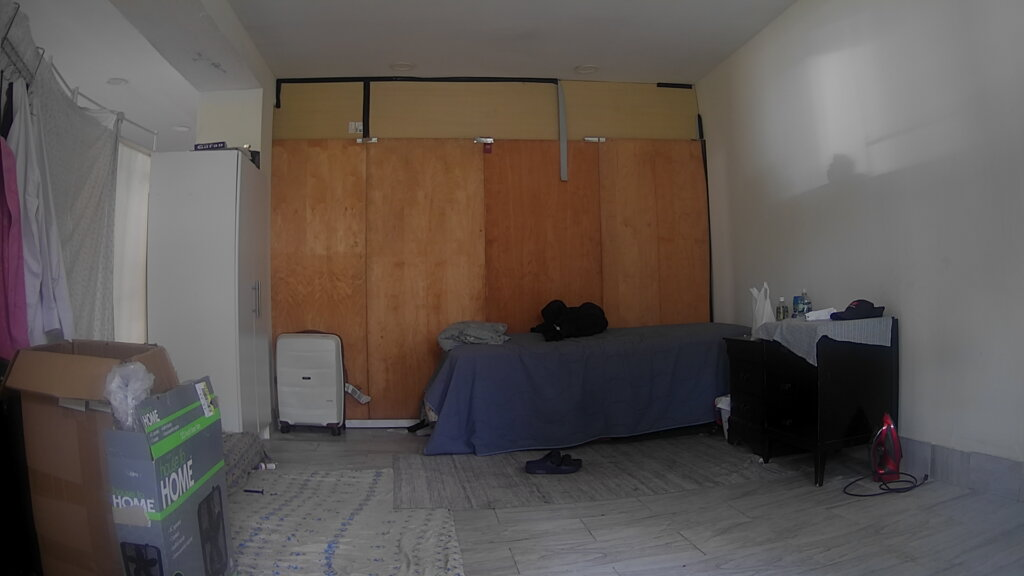
#> input picture 2025-06-26-135736.jpg, 1024 x 576 px
$ jupyter execute feature_detection_and_matching.ipynb
#> lines starting #> are read from the running program, lines starting #| are printed output that depends on the picture
[cell 1]
import cv2
import numpy as np
import matplotlib.pyplot as plt
import time

[cell 2]
# Replace these paths with your own images
img1 = cv2.imread('2025-06-26-135736.jpg')  # Query image
#> img1 is the input picture: shape (576, 1024, 3); mean B, G, R 81.8, 85.7, 93.6
img2 = cv2.imread('2025-06-26-140633.jpg')  # Train image
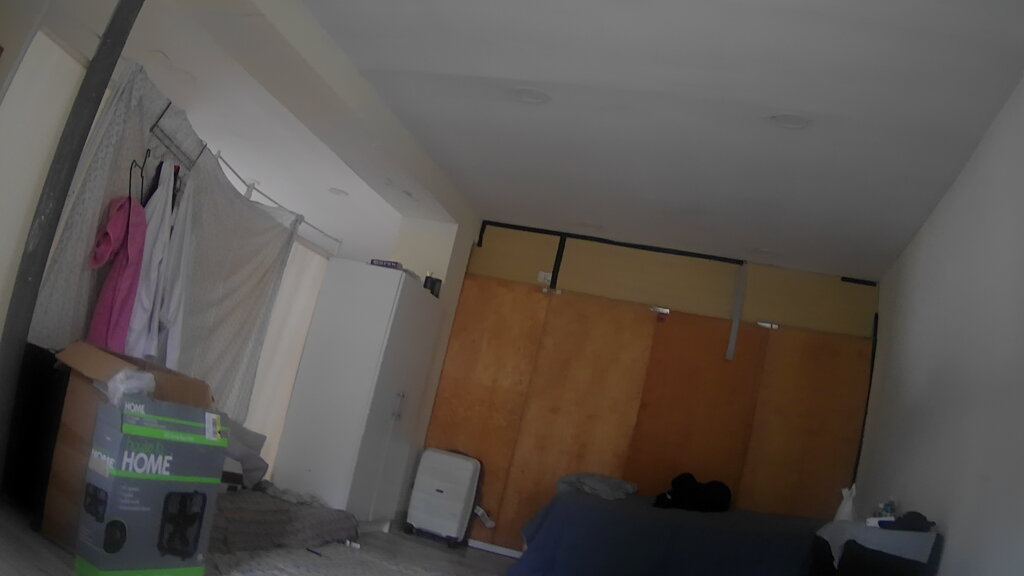
#> input picture 2025-06-26-140633.jpg, 1024 x 576 px
#> img2 is the input picture: shape (576, 1024, 3); mean B, G, R 78.2, 82.4, 88.3

# Convert to grayscale
gray1 = cv2.cvtColor(img1, cv2.COLOR_BGR2GRAY)
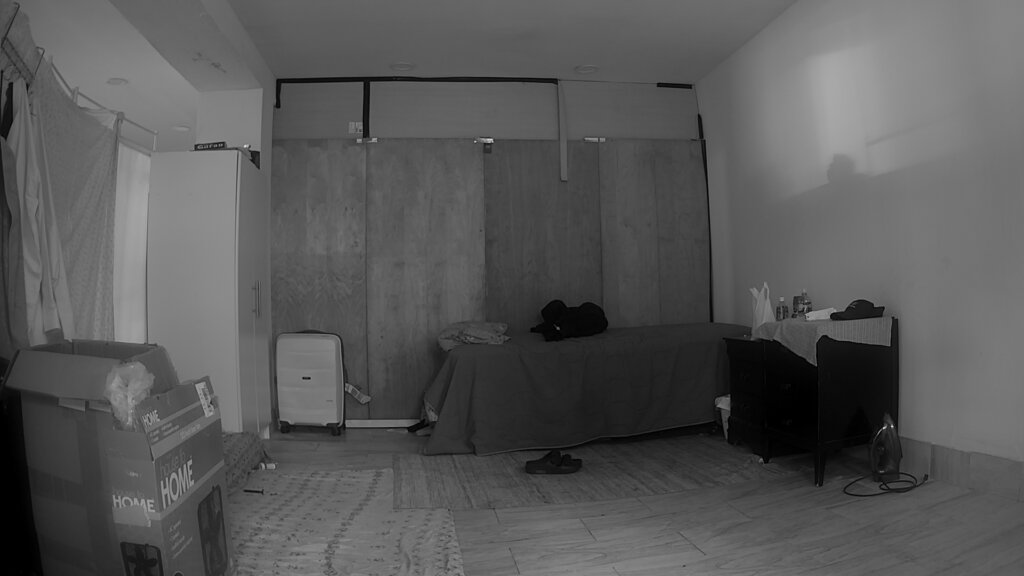
#> gray1: shape (576, 1024); min 0, max 221, mean 87.6
gray2 = cv2.cvtColor(img2, cv2.COLOR_BGR2GRAY)
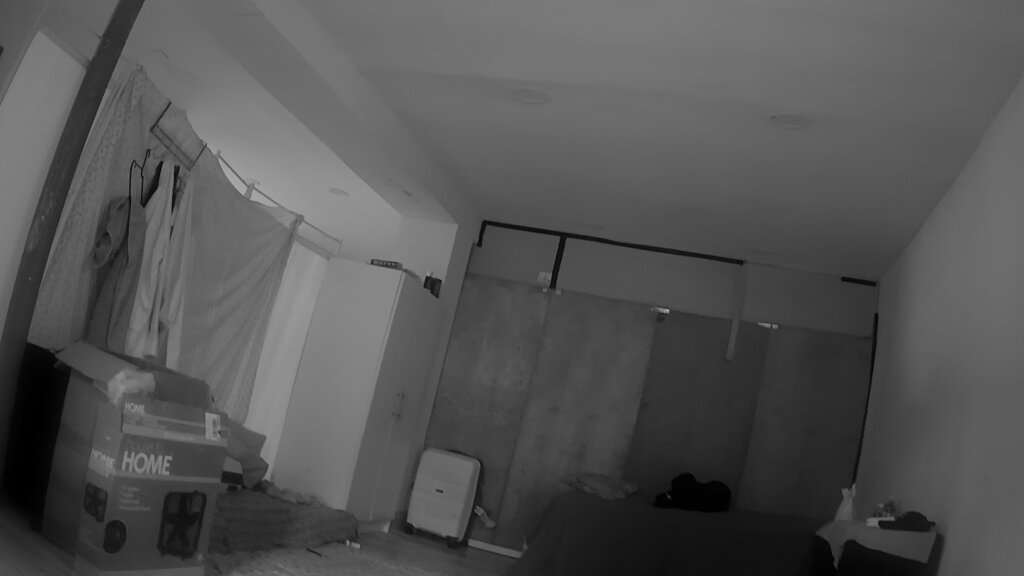
#> gray2: shape (576, 1024); min 0, max 179, mean 83.7

plt.figure(figsize=(10,4))
plt.subplot(1,2,1)
plt.imshow(gray1, cmap='gray')
plt.title('Image 1')

plt.subplot(1,2,2)
plt.imshow(gray2, cmap='gray')
plt.title('Image 2')
plt.show()
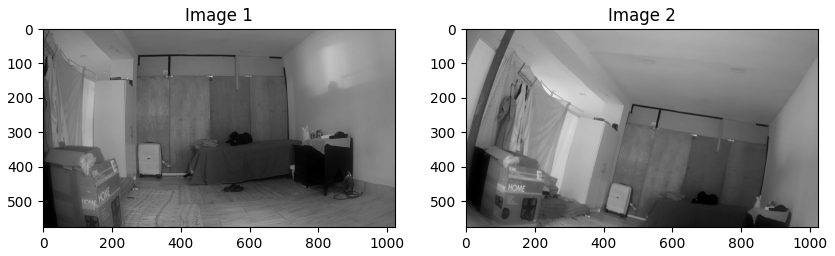
#> figure drawn by matplotlib, 2 panels

[cell 3]
# ORB detector
orb = cv2.ORB_create()

start_orb = time.time()

# Detect keypoints and compute descriptors
kp1_orb, des1_orb = orb.detectAndCompute(gray1, None)
#> kp1_orb = 500 keypoints; strongest (x, y, size): (491, 139, 31), (492, 141, 31), (884, 427, 31), (892, 426, 31)
kp2_orb, des2_orb = orb.detectAndCompute(gray2, None)
#> kp2_orb = 500 keypoints; strongest (x, y, size): (667, 310, 31), (428, 277, 31), (426, 277, 31), (667, 311, 37.2)

# Match using Hamming distance
bf_orb = cv2.BFMatcher(cv2.NORM_HAMMING, crossCheck=True)
matches_orb = bf_orb.match(des1_orb, des2_orb)
#> matches_orb = 124 matches
matches_orb = sorted(matches_orb, key=lambda x: x.distance)

# Extract matched keypoints
pts1 = np.float32([kp1_orb[m.queryIdx].pt for m in matches_orb]).reshape(-1, 1, 2)
#> pts1 = 124 rows, first 8: [659.4, 84.6], [278.4, 106.8], [361.2, 82.94], [555.6, 79.2], [276.5, 103.7], [554.9, 79.63], [358.3, 84.6], [195, 145]
pts2 = np.float32([kp2_orb[m.trainIdx].pt for m in matches_orb]).reshape(-1, 1, 2)
#> pts2 = 124 rows, first 8: [843.3, 278.2], [479.5, 244.8], [557.3, 237.6], [742, 261], [478.7, 243.6], [741.6, 262.1], [554.9, 238.9], [384, 263]

# Estimate fundamental matrix + get inlier mask
F_orb, mask_orb = cv2.findFundamentalMat(pts1, pts2, cv2.FM_RANSAC, 1.0, 0.99)
#> F_orb = [[7.09e-06, 4.61e-06, -0.0376], [-1.87e-05, 5.32e-06, 0.0762], [0.0223, -0.0756, 1]]; mask_orb = 124 values, max 1 at index 2, min 0 at index 0, mean 0.21
inliers_orb = mask_orb.ravel().tolist() if mask_orb is not None else []
#> inliers_orb has the same summary as mask_orb

end_orb = time.time()

# Draw only inlier matches
img_inlier_orb = cv2.drawMatches(
    img1, kp1_orb, img2, kp2_orb,
    [m for i, m in enumerate(matches_orb) if inliers_orb[i]],
    None, flags=2
)
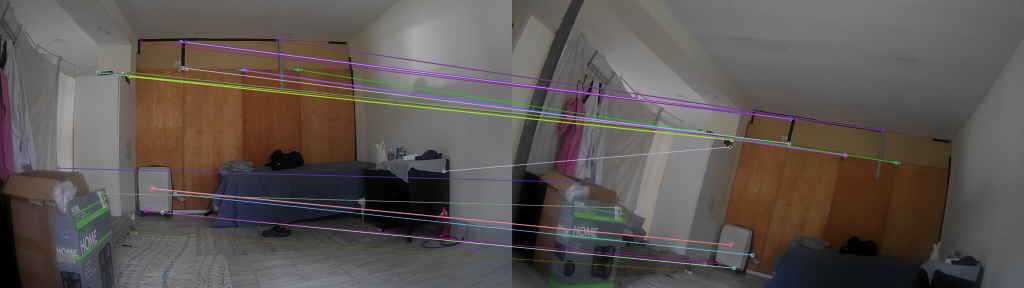
#> img_inlier_orb: shape (576, 2048, 3) (shown at 1/2 size); mean B, G, R 82, 85.3, 92.4

plt.figure(figsize=(15, 6))
plt.imshow(cv2.cvtColor(img_inlier_orb, cv2.COLOR_BGR2RGB))
plt.title(f'ORB Inlier Matches (Fundamental Matrix): {np.sum(inliers_orb)} / {len(matches_orb)} (Runtime: {end_orb - start_orb:.4f} s)')
plt.axis('off')
plt.show()

[cell 4]
# SIFT detector
sift = cv2.SIFT_create()

start_sift = time.time()

# Detect and compute
kp1_sift, des1_sift = sift.detectAndCompute(gray1, None)
#> kp1_sift = 404 keypoints; strongest (x, y, size): (490, 140, 3.3), (558, 328, 2), (820, 410, 113.4), (724, 403, 9.4)
kp2_sift, des2_sift = sift.detectAndCompute(gray2, None)
#> kp2_sift = 321 keypoints; strongest (x, y, size): (667, 311, 2.6), (432, 284, 10.9), (348, 542, 2.2), (161, 163, 2.7)

# Match using L2 norm
bf_sift = cv2.BFMatcher()
matches_sift = bf_sift.match(des1_sift, des2_sift)
#> matches_sift = 404 matches
matches_sift = sorted(matches_sift, key=lambda x: x.distance)

# Extract matched keypoints
pts1 = np.float32([kp1_sift[m.queryIdx].pt for m in matches_sift]).reshape(-1, 1, 2)
#> pts1 = 404 rows, first 8: [282.7, 84.63], [282.7, 84.63], [659.1, 84.66], [273.8, 380.4], [854, 343], [208.5, 148.7], [212.5, 148.3], [688.8, 86.25]
pts2 = np.float32([kp2_sift[m.trainIdx].pt for m in matches_sift]).reshape(-1, 1, 2)
#> pts2 = 404 rows, first 8: [487.7, 226.6], [487.7, 226.6], [843.9, 278.9], [311.9, 225.9], [114.4, 64.91], [382.6, 265.4], [386.4, 265.7], [872.7, 283.6]

# Estimate fundamental matrix + get inlier mask
F_sift, mask_sift = cv2.findFundamentalMat(pts1, pts2, cv2.FM_RANSAC, 1.0, 0.99)
#> F_sift = [[4.32e-06, 5.09e-06, -0.00321], [-4.52e-06, 1.15e-06, 0.00101], [0.00014, -0.00288, 1]]; mask_sift = 404 values, max 1 at index 0, min 0 at index 2, mean 0.047
inliers_sift = mask_sift.ravel().tolist() if mask_sift is not None else []
#> inliers_sift has the same summary as mask_sift

end_sift = time.time()

# Draw only inlier matches
img_inlier_sift = cv2.drawMatches(
    img1, kp1_sift, img2, kp2_sift,
    [m for i, m in enumerate(matches_sift) if inliers_sift[i]],
    None, flags=2
)
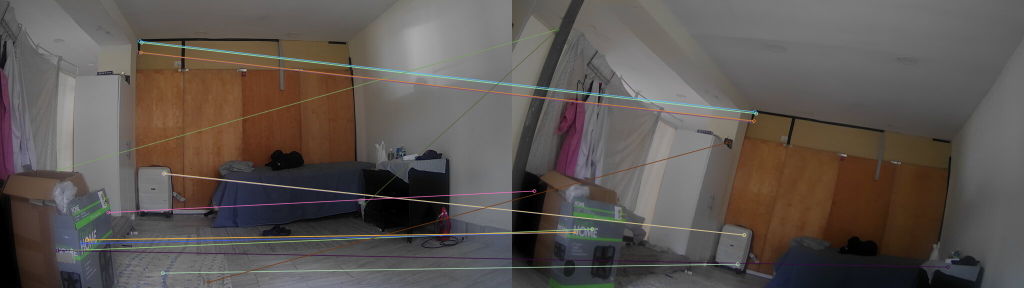
#> img_inlier_sift: shape (576, 2048, 3) (shown at 1/2 size); mean B, G, R 80.9, 85.2, 92.1

plt.figure(figsize=(15, 6))
plt.imshow(cv2.cvtColor(img_inlier_sift, cv2.COLOR_BGR2RGB))
plt.title(f'SIFT Inlier Matches (Fundamental Matrix): {np.sum(inliers_sift)} / {len(matches_sift)} (Runtime: {end_sift - start_sift:.4f} s)')
plt.axis('off')
plt.show()

[cell 5]
print("== Fundamental Matrix RANSAC Performance ==")
print(f"ORB  - Runtime: {end_orb - start_orb:.4f} s | Inliers: {np.sum(inliers_orb)} / {len(matches_orb)}")
#| ORB  - Runtime: 0.0356 s | Inliers: 26 / 124
print(f"SIFT - Runtime: {end_sift - start_sift:.4f} s | Inliers: {np.sum(inliers_sift)} / {len(matches_sift)}")
#| SIFT - Runtime: 0.2369 s | Inliers: 19 / 404
